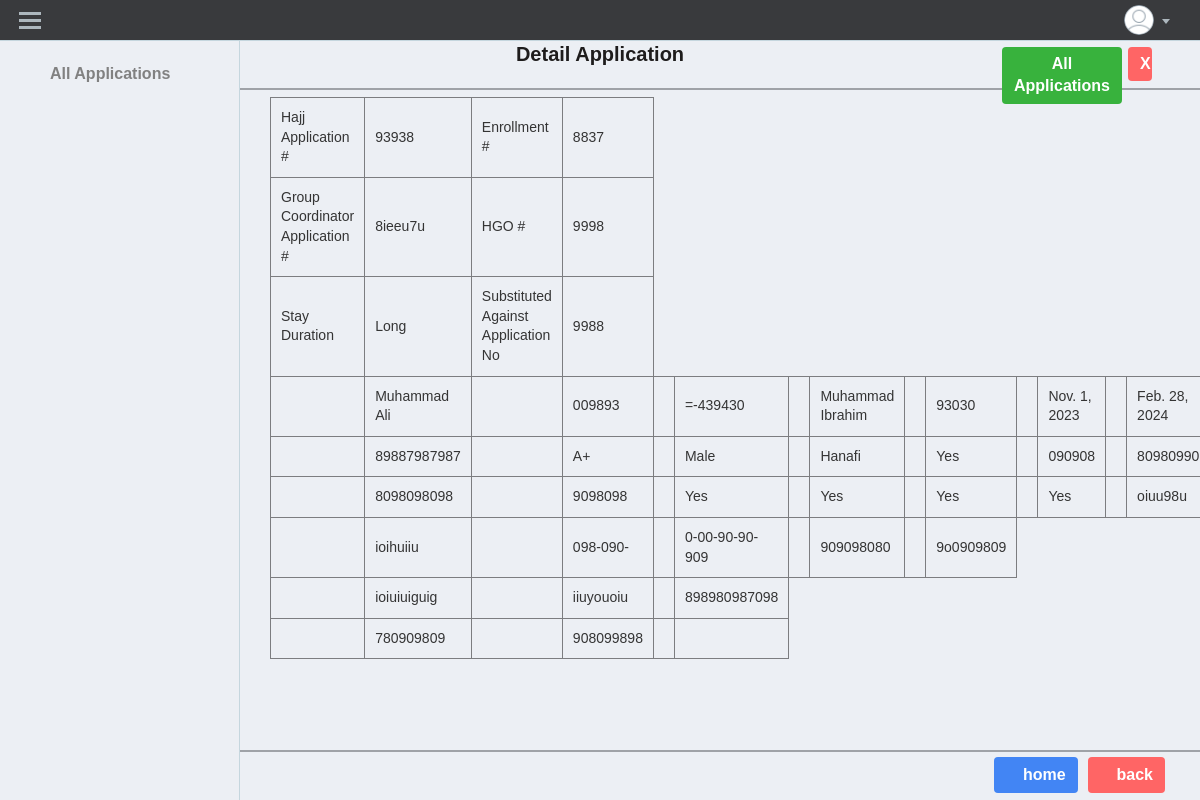
Screenshot of /hajj_application/detail/2 with the database file from the repository.
### hajj_application/models.py (models this page shows, shortened)
class TimeStampModel(models.Model):
    created_at = models.DateTimeField(auto_now_add=True)
    updated_at = models.DateTimeField(auto_now=True)
    class Meta:
        abstract = True

class HajjApplication(TimeStampModel):
    user = models.ForeignKey(settings.AUTH_USER_MODEL, on_delete=models.PROTECT)
    photo = models.ImageField(upload_to='photo/', null=True, blank=True, verbose_name='Photo')
    hajj_application_no = models.CharField(max_length=20, null=True, verbose_name='Hajj Application No')
    enrollment_no = models.CharField(max_length=20, null=True, verbose_name='Enrollment No')
    group_coordinator_application_no = models.CharField(max_length=20, null=True,
                                                        verbose_name='Group Coordinator\'s Application No')
    hgo_no = models.CharField(max_length=20, null=True, verbose_name='HGO No')
    stay_duration = models.CharField(max_length=10, null=False, verbose_name='Stay Duration', choices=STAY_DURATION,
                                     default=None)
    substituted_against_application_no = models.CharField(max_length=20, null=True,
                                                          verbose_name="Subsitituted Against Application No")
    name_of_applicant_as_per_passport = models.CharField(max_length=50, null=True,
                                                         verbose_name='Name of Applicant as per passport')
    sur_name = models.CharField(max_length=50, null=True, verbose_name='Sur Name')
    given_name = models.CharField(max_length=50, null=True, verbose_name='Given Name')
    father_husband_name = models.CharField(max_length=50, null=True, verbose_name='Father/ Husband name')
    passport_no = models.CharField(max_length=50, null=True, verbose_name='Passport No')
    date_of_expiry = models.DateField(null=True, verbose_name='Date of Expiry')
    date_of_birth = models.DateField(null=True, verbose_name='Date of Birth')
    nadra_id_card_no = models.CharField(max_length=50, null=True, verbose_name='NADRA ID Card No')
    blood_group = models.CharField(max_length=10, null=False, verbose_name='Blood Group', choices=BLOOD_GROUP,
                                   default=None)
    gender = models.CharField(max_length=10, null=False, verbose_name='Gender', choices=GENDER, default=None)
    fiqah = models.CharField(max_length=10, null=False, verbose_name='Fiqah', choices=FIQAH, default=None)
    are_you_married = models.CharField(max_length=5, null=False, verbose_name='Are You Married', choices=MARRIED,
                                       default=None)
    present_postal_address = models.TextField(null=True, verbose_name='Present Postal Address')
    tehsil_code = models.CharField(max_length=20, null=True, verbose_name='Tehsil Code')
    mobile_no = models.CharField(max_length=20, null=True, verbose_name='Mobile No')
    telephone_no = models.CharField(max_length=20, null=True, verbose_name='Telephone No')
    performed_hajj_in_last_five_years = models.CharField(max_length=5, null=True,
                                                         verbose_name='Performed Hajj in Last five years',
                                                         choices=PERFORMED_HAJJ_IN_LAST_5_YEARS, default=None)
    want_to_perform_hajj_e_badal = models.CharField(max_length=5, null=False,
                                                    verbose_name='Want to perform Hajj-e-Badal',
                                                    choices=WANT_TO_PERFORM_HAJJ_E_BADAL, default=None)
    want_to_perform_hajj_as_group_worker = models.CharField(max_length=5, null=True,
                                                            verbose_name='Want to perform Hajj as gorup worker',
                                                            choices=WANT_TO_PERFORM_HAJJ_AS_GROUP_WORKER, default=None)
    are_you_mehram_of_a_lady = models.CharField(max_length=5, null=False, verbose_name='Are you mehram of a lady',
                                                choices=ARE_YOUR_MEHRAM, default=None)
    cnic_no_of_lady = models.CharField(max_length=20, null=True,
                                       verbose_name='CNIC No of Lady who have not performed Hajj in last five years')
    nominee_name = models.CharField(max_length=50, null=True, verbose_name='Name')
    relationship_with_nominee = models.CharField(max_length=50, null=True, verbose_name='Relationship')
    nominee_cnic_no = models.CharField(max_length=20, null=True, verbose_name='CNIC No')
    nominee_mobile_no = models.CharField(max_length=20, null=True, verbose_name='Mobile No')
    nominee_telephone_no = models.CharField(max_length=20, null=True, verbose_name='Telephone No')
    emergency_name_of_person = models.CharField(max_length=50, null=True, verbose_name='Name of person')
    emergency_relationship = models.CharField(max_length=50, null=True, verbose_name='Relationship')
    emergency_cell_no = models.CharField(max_length=20, null=True, verbose_name='Cell No')
    mehram_application_no = models.CharField(max_length=20, null=True, verbose_name='Application No')
    mehram_code = models.CharField(max_length=20, null=True, verbose_name='Code')
    mehram_relationship = models.CharField(max_length=20, null=True, verbose_name='Relationship')
    package = models.ForeignKey(Package, on_delete=models.CASCADE, null=True, verbose_name='Package')
    package_name = models.CharField(max_length=100, blank=True, null=True, verbose_name='Package Name')

### hajj_application/views.py (the view)
# urls.py: path('detail/<int:pk>', DetailHajjApplication.as_view(), name='detail'),
class DetailHajjApplication(DetailView):
    model = HajjApplication
    context_object_name = 'hajj_application_item'
    template_name = 'hajj_application/detail.html'

### templates/hajj_application/detail.html (shortened to what this page needs)
{% extends 'base.html' %}
{% load static %}
{% block content %}
    <div class="heading-container">
        <h5 class="heading">Detail Application</h5>
    </div>
    <div class="ro-outer">
        <a href="{% url 'hajj_application:list' %}">
            <span class=" new_button button-green "> All Applications</span>
        </a>
        <span type="button" class="close_btn button-red" aria-hidden="true"
              onClick="javascript:history.go(-1);">X</span>
    </div>
    <table id="detail_application">
        <tbody>
        <tr>
            <td>Hajj Application #</td>
            <td>{{ hajj_application_item.hajj_application_no }}</td>
            <td>Enrollment #</td>
            <td>{{ hajj_application_item.enrollment_no }}</td>
        </tr>
        <tr>
            <td>Group Coordinator Application #</td>
            <td>{{ hajj_application_item.group_coordinator_application_no }}</td>
            <td>HGO #</td>
            <td>{{ hajj_application_item.hgo_no }}</td>
        </tr>
        <tr>
            <td>Stay Duration</td>
            <td>{{ hajj_application_item.stay_duration }}</td>
            <td>Substituted Against Application No</td>
            <td>{{ hajj_application_item.substituted_against_application_no }}</td>
        </tr>
        <tr>
            <td>{{ hajj_application_item.name_of_applicant_as_per_passport.label_tag }}</td>
            <td>{{ hajj_application_item.name_of_applicant_as_per_passport }}</td>
            <td>{{ hajj_application_item.sur_name.label_tag }}</td>
            <td>{{ hajj_application_item.sur_name }}</td>
            <td>{{ hajj_application_item.given_name.label_tag }}</td>
            <td>{{ hajj_application_item.given_name }}</td>
            <td>{{ hajj_application_item.father_husband_name.label_tag }}</td>
            <td>{{ hajj_application_item.father_husband_name }}</td>
            <td>{{ hajj_application_item.passport_no.label_tag }}</td>
            <td>{{ hajj_application_item.passport_no }}</td>
            <td>{{ hajj_application_item.date_of_expiry.label_tag }}</td>
            <td>{{ hajj_application_item.date_of_expiry }}</td>
            <td>{{ hajj_application_item.date_of_birth.label_tag }}</td>
            <td>{{ hajj_application_item.date_of_birth }}</td>
        </tr>
        <tr>
            <td>{{ hajj_application_item.nadra_id_card_no.label_tag }}</td>
            <td>{{ hajj_application_item.nadra_id_card_no }}</td>
            <td>{{ hajj_application_item.blood_group.label_tag }}</td>
            <td>{{ hajj_application_item.blood_group }}</td>
            <td>{{ hajj_application_item.gender.label_tag }}</td>
            <td>{{ hajj_application_item.gender }}</td>
            <td>{{ hajj_application_item.fiqah.label_tag }}</td>
            <td>{{ hajj_application_item.fiqah }}</td>
            <td>{{ hajj_application_item.are_you_married.label_tag }}</td>
            <td>{{ hajj_application_item.are_you_married }}</td>
            <td>{{ hajj_application_item.present_postal_address.label_tag }}</td>
            <td>{{ hajj_application_item.present_postal_address }}</td>
            <td>{{ hajj_application_item.tehsil_code.label_tag }}</td>
            <td>{{ hajj_application_item.tehsil_code }}</td>
        </tr>
        <tr>
            <td>{{ hajj_application_item.mobile_no.label_tag }}</td>
            <td>{{ hajj_application_item.mobile_no }}</td>
            <td>{{ hajj_application_item.telephone_no.label_tag }}</td>
            <td>{{ hajj_application_item.telephone_no }}</td>
            <td>{{ hajj_application_item.performed_hajj_in_last_five_years.label_tag }}</td>
            <td>{{ hajj_application_item.performed_hajj_in_last_five_years }}</td>
            <td>{{ hajj_application_item.want_to_perform_hajj_e_badal.label_tag }}</td>
            <td>{{ hajj_application_item.want_to_perform_hajj_e_badal }}</td>
            <td>{{ hajj_application_item.want_to_perform_hajj_as_group_worker.label_tag }}</td>
            <td>{{ hajj_application_item.want_to_perform_hajj_as_group_worker }}</td>
            <td>{{ hajj_application_item.are_you_mehram_of_a_lady.label_tag }}</td>
            <td>{{ hajj_application_item.are_you_mehram_of_a_lady }}</td>
            <td>{{ hajj_application_item.cnic_no_of_lady.label_tag }}</td>
            <td>{{ hajj_application_item.cnic_no_of_lady }}</td>
        </tr>
        <tr>
            <td>{{ hajj_application_item.nominee_name.label_tag }}</td>
            <td>{{ hajj_application_item.nominee_name }}</td>
            <td>{{ hajj_application_item.relationship_with_nominee.label_tag }}</td>
            <td>{{ hajj_application_item.relationship_with_nominee }}</td>
            <td>{{ hajj_application_item.nominee_cnic_no.label_tag }}</td>
            <td>{{ hajj_application_item.nominee_cnic_no }}</td>
            <td>{{ hajj_application_item.nominee_mobile_no.label_tag }}</td>
            <td>{{ hajj_application_item.nominee_mobile_no }}</td>
            <td>{{ hajj_application_item.nominee_telephone_no.label_tag }}</td>
            <td>{{ hajj_application_item.nominee_telephone_no }}</td>
        </tr>
        <tr>
            <td>{{ hajj_application_item.emergency_name_of_person.label_tag }}</td>
            <td>{{ hajj_application_item.emergency_name_of_person }}</td>
            <td>{{ hajj_application_item.emergency_relationship.label_tag }}</td>
            <td>{{ hajj_application_item.emergency_relationship }}</td>
            <td>{{ hajj_application_item.emergency_cell_no.label_tag }}</td>
            <td>{{ hajj_application_item.emergency_cell_no }}</td>
        </tr>
        <tr>
            <td>{{ hajj_application_item.mehram_application_no.label_tag }}</td>
            <td>{{ hajj_application_item.mehram_application_no }}</td>
            <td>{{ hajj_application_item.mehram_code.label_tag }}</td>
            <td>{{ hajj_application_item.mehram_code }}</td>
            <td>{{ hajj_application_item.mehram_relationship.label_tag }}</td>
            <td>{{ form.mehram_relationship }}</td>
        </tr>
        </tbody>
    </table>
    <div class="row actionButtons ">
        <div class="float-right " style="margin-right: 50px;">
            <button type="button" id="addClient" name="addClient" value="Cancel"
                    class="button-red btn-sm"
                    onClick="javascript:history.go(-1);"><i class="fa fa-chevron-left"
                                                            aria-hidden="true"></i> back
            </button>
        </div>
        <div class="float-right " style="margin-right: 10px;">
            <button type="button" id="addClient" name="addClient" value="Cancel"
                    class="button-blue btn-sm"
                    onclick="javascript:window.location.href='/'"><i class="fa fa-home"
                                                                     aria-hidden="true"></i> home
            </button>
        </div>
    </div>
{% endblock %}

### static/css/custom.css (style rules this page uses)
.actionButtons { position: fixed; bottom: 0px; padding-top: 5px; left: 0; right: 0; height: 50px; z-index: 100000; border-top: solid 2px rgb(159, 162, 167); background-color: rgb(236, 239, 244); }
.heading { padding-top: 3px; border-bottom: solid 2px rgb(159, 162, 167); position: fixed; top: 30px; left: 0; right: 0; height: 50px; text-align: center; font-weight: bold; color: #1e1c1c; background-color: rgb(236, 239, 244); }
.heading-container { position: relative; z-index: 3; margin-bottom: 12px; }
.ro-outer { position: relative; z-index: 3; }
.new_button { position: fixed; top: 47px; left: 83.5%; right: 6.5%; }
.close_btn { position: fixed; top: 47px; left: 94%; right: 4%; }
table { width: 100%; border-collapse: collapse; background-color: transparent; }
th, td { padding: 10px; text-align: left; border: 1px solid #7c7d80; }
.button-blue { display: inline-block; padding: 6px 12px; font-size: 16px; font-weight: bold; text-align: center; text-decoration: none; background-color: #4285F4; color: #ffffff; border-radius: 4px; border: none; transition: background-color 0.3s ease; cursor: pointer; }
.button-green { display: inline-block; padding: 6px 12px; font-size: 16px; font-weight: bold; text-align: center; text-decoration: none; background-color: #38b23d; color: #ffffff; border-radius: 4px; border: none; transition: background-color 0.3s ease; cursor: pointer; }
.button-red { display: inline-block; padding: 6px 12px; font-size: 16px; font-weight: bold; text-align: center; text-decoration: none; background-color: #FF6565; color: #ffffff; border-radius: 4px; border: none; transition: background-color 0.3s ease; cursor: pointer; }

### rows the page displays
HajjApplication: hajj_application_no "93938", enrollment_no "8837", group_coordinator_application_no "8ieeu7u", hgo_no "9998", stay_duration "Long", substituted_against_application_no "9988", name_of_applicant_as_per_passport "Muhammad Ali", sur_name "009893", given_name "=-439430", father_husband_name "Muhammad Ibrahim", passport_no "93030", date_of_expiry "Nov. 1, 2023", date_of_birth "Feb. 28, 2024", nadra_id_card_no "89887987987", blood_group "A+", gender "Male", fiqah "Hanafi", are_you_married "Yes", present_postal_address "090908", tehsil_code "80980990", mobile_no "8098098098", telephone_no "9098098", performed_hajj_in_last_five_years "Yes", want_to_perform_hajj_e_badal "Yes", want_to_perform_hajj_as_group_worker "Yes", are_you_mehram_of_a_lady "Yes", cnic_no_of_lady "oiuu98u", nominee_name "ioihuiiu", relationship_with_nominee "098-090-", nominee_cnic_no "0-00-90-90-909", nominee_mobile_no "909098080", nominee_telephone_no "9o0909809", emergency_name_of_person "ioiuiuiguig", emergency_relationship "iiuyouoiu", emergency_cell_no "898980987098", mehram_application_no "780909809", mehram_code "908099898"
